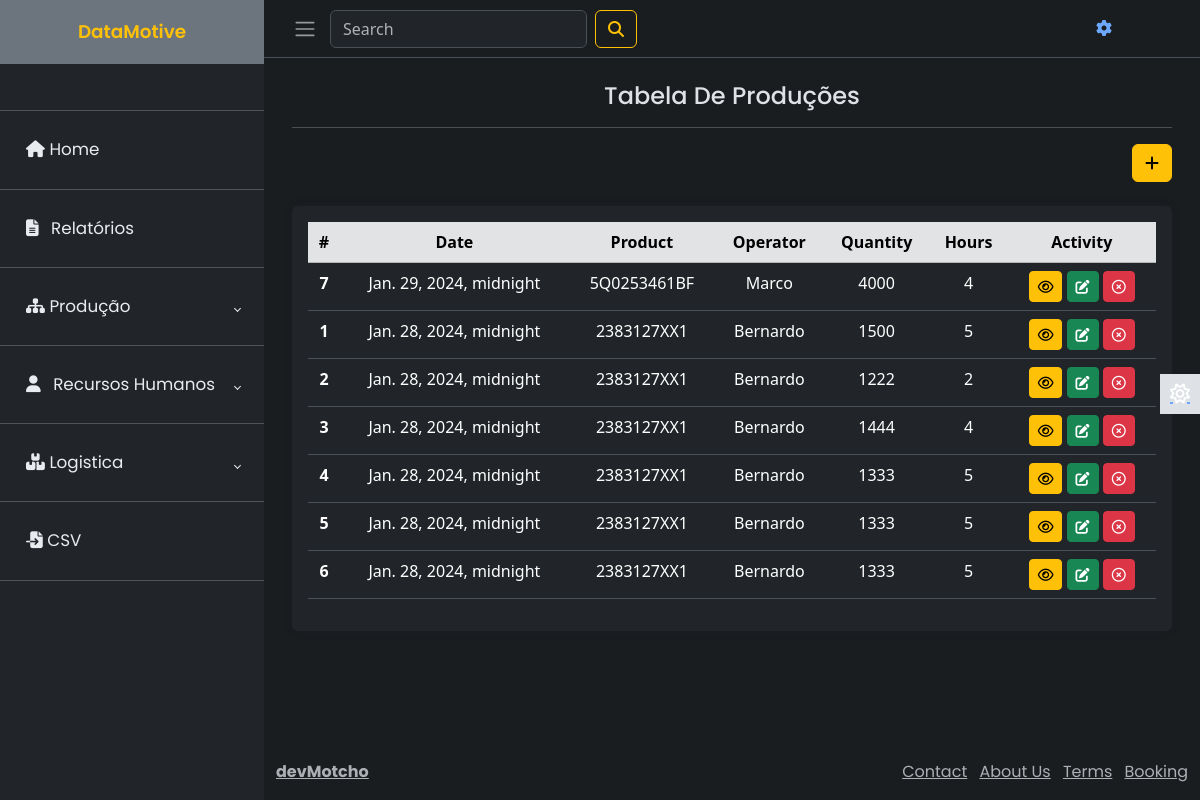
Before: /product/production/ (signed in) with the older database file.
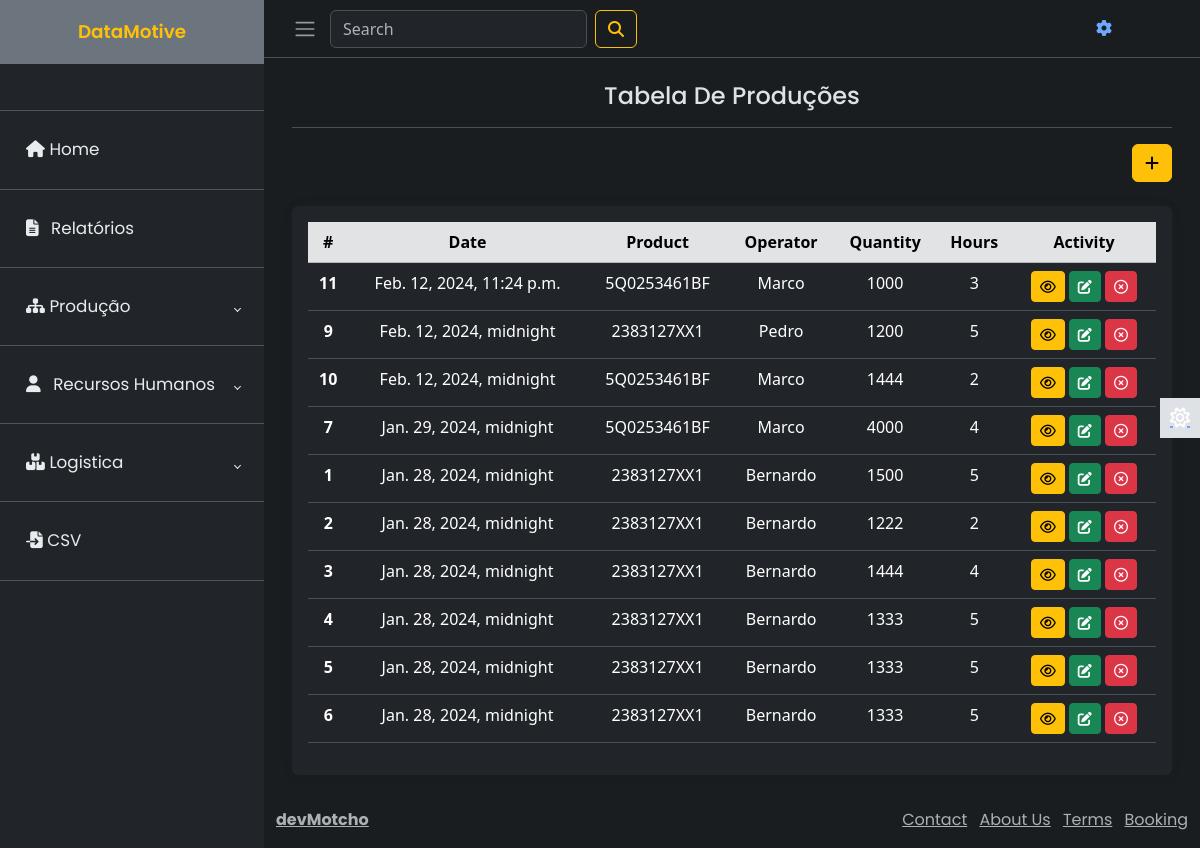
After: the same page with the newer database file.
### product/models.py (models this page shows, shortened)
class Production(models.Model):
    production_order = models.ForeignKey(ProductionOrder, on_delete=models.CASCADE, blank=True, null=True)
    employee = models.ForeignKey(Employee, on_delete=models.CASCADE, blank=True, null=True)
    quantity = models.IntegerField(verbose_name='Quantidade Produzida')
    time = models.IntegerField(verbose_name= 'Tempo de Produção')
    date = models.DateTimeField(verbose_name='Data de Produção')

class ProductionOrder(models.Model):
    prod_order_id = models.CharField(max_length=12, blank=True)
    product = models.OneToOneField(Product, on_delete=models.CASCADE, unique=True, blank=True, verbose_name='Produto')
    quantity_ordered = models.IntegerField(verbose_name= 'Quantidade da Ordem')
    quantity_produced = models.IntegerField(verbose_name='Quantidade Produzida', default = 0)
    state = models.CharField(
        max_length=2,
        choices=ProductionState.choices,
        blank= True,
        null= True,
    )
    created = models.DateTimeField(auto_now_add=True)

class Product(models.Model):
    CATEGORY = {
    "SHIELD" : "SHIELD",
    "BRACKET" : "BRACKET",
    "ASSEMBLY" : "HANGER ASSEMBLY",
    }
    name=models.CharField(max_length=120, verbose_name='Produto')
    image=models.ImageField(upload_to='product', default='random.jpg')
    description = models.TextField(verbose_name="Descrição", default=" Sem Descrição ")
    price = models.FloatField(help_text='euros cada', verbose_name="Preço")
    category = models.CharField(max_length=20, choices=CATEGORY, blank=True, verbose_name="Categoria")
    created=models.DateTimeField(auto_now_add=True)
    updated=models.DateTimeField(auto_now=True)

### human/models.py (models this page shows, shortened)
class Employee(models.Model):
    first_name = models.CharField(max_length=50)
    last_name = models.CharField(max_length=50)
    email = models.EmailField(max_length=50)
    department = models.CharField(
        max_length=3,
        choices=Department.choices,
        default=Department.PROD
    )
    image = models.ImageField(upload_to='func' ,default='random.jpg')
    contact = models.CharField(max_length=150, blank=True, null=True)
    nationality = models.CharField(max_length=150, default='portuguesa')
    address = models.CharField(max_length=150, blank=True, null=True)

### product/views.py (the view)
# urls.py: path('production/', productionView, name='prod'),
def productionView(request):
    q = request.GET.get('q') if request.GET.get('q') is not None else ''
    productions = Production.objects.filter(
        Q(employee__first_name__icontains=q) |
        Q(inventary__product__name__icontains=q)
    ).order_by('-date')
    ProductionFormSet = modelformset_factory(Production, ProductionForm, extra=1, formset=BaseProductionFormSet)
    formset = ProductionFormSet(queryset=Production.objects.none())
    if request.method == 'POST':
        formset = ProductionFormSet(request.POST)
        if formset.is_valid():
            formset.save()
            messages.success(request, 'Produção Adicionada com sucesso!', "alert-success alert-dismissible")
            return redirect('product:prod')
    context = {
        'objects': productions,
        'form':formset,
    }
    return render(request, 'product/production.html', context)

### product/templates/product/production.html
{% extends 'main.html' %}
{% block content %}
<main class="content px-3 py-2">
    <div class="container-fluid">
        <div class="mb-3 text-center">
            <h4> Tabela De Produções</h4>
            <hr>
        </div>
        <div class="action mb-4 text-end">
            <a type="button" class="btn btn-warning" href="{% url 'product:add-prod' %}"><i
                    class="fa-solid fa-plus"></i></a>
        </div>
        <div class="card border-0">
            <div class="card-body text-center">
                <table class="table">
                    <thead class="table-secondary">
                        <tr>
                            <th scope="col">#</th>
                            <th scope="col">Date</th>
                            <th scope="col">Product</th>
                            <th scope="col">Operator</th>
                            <th scope="col">Quantity</th>
                            <th scope="col">Hours</th>
                            <th scope="col">Activity</th>
                        </tr>
                    </thead>
                    <tbody>
                        {% for obj in objects %}
                        <tr>
                            <th scope="row">{{obj.id}}</th>
                            <td>{{obj.date}}</td>
                            <td>{{obj.production_order.product.name}}</td>
                            <td>{{obj.employee.first_name}}</td>
                            <td>{{obj.quantity}}</td>
                            <td class="text-center">{{obj.time}}</td>
                            <td class="text-center">
                                <a class='btn btn-warning btn-sm'
                                    href="{% url 'product:view' obj.production_order.product.id %}"><i
                                        class="fa-regular fa-eye"></i>
                                </a>
                                <a class='btn btn-success btn-sm' href="{% url 'product:prod-edit' obj.id %}"><i
                                        class="fa-solid fa-pen-to-square"></i></a>
                                <a class='btn btn-danger btn-sm' href="{% url 'product:prod-del' obj.id %}"><i
                                        class="fa-regular fa-circle-xmark"></i></a>
                            </td>
                        </tr>
                        {% endfor %}
                    </tbody>
                </table>
            </div>
        </div>
    </div>
</main>
{% endblock content %}

Changed rows visible on the page:
added Production: id "11", date "Feb. 12, 2024, 11:24 p.m.", production_order.product.name "5Q0253461BF", employee.first_name "Marco", quantity "1000", time "3"
added Production: id "9", date "Feb. 12, 2024, midnight", production_order.product.name "2383127XX1", employee.first_name "Pedro", quantity "1200", time "5"
added Production: id "10", date "Feb. 12, 2024, midnight", production_order.product.name "5Q0253461BF", employee.first_name "Marco", quantity "1444", time "2"
